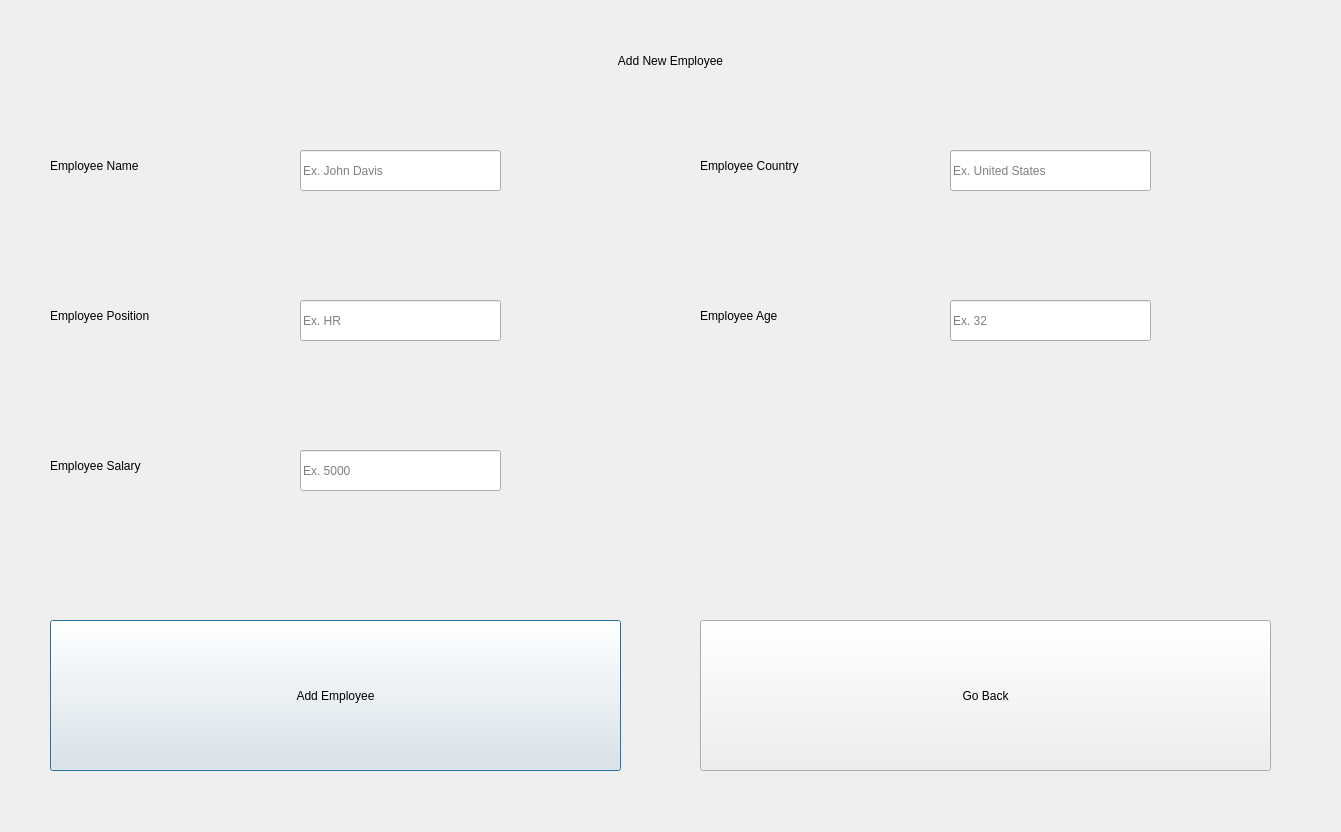
<?xml version="1.0" encoding="UTF-8"?>
<ui version="4.0">
 <class>Dialog</class>
 <widget class="QDialog" name="Dialog">
  <property name="geometry">
   <rect>
    <x>0</x>
    <y>0</y>
    <width>1341</width>
    <height>832</height>
   </rect>
  </property>
  <property name="windowTitle">
   <string>Dialog</string>
  </property>
  <widget class="QLabel" name="background">
   <property name="geometry">
    <rect>
     <x>0</x>
     <y>0</y>
     <width>1342</width>
     <height>833</height>
    </rect>
   </property>
   <property name="sizePolicy">
    <sizepolicy hsizetype="Expanding" vsizetype="Expanding">
     <horstretch>0</horstretch>
     <verstretch>0</verstretch>
    </sizepolicy>
   </property>
   <property name="styleSheet">
    <string notr="true">background-image: url(:/newPrefix/EmployeeBackground.png);</string>
   </property>
   <property name="text">
    <string/>
   </property>
   <property name="pixmap">
    <pixmap>../../../Pictures/EmployeeBackground.png</pixmap>
   </property>
   <property name="scaledContents">
    <bool>true</bool>
   </property>
   <property name="wordWrap">
    <bool>false</bool>
   </property>
  </widget>
  <widget class="QLabel" name="EmpLabel">
   <property name="geometry">
    <rect>
     <x>0</x>
     <y>0</y>
     <width>1341</width>
     <height>121</height>
    </rect>
   </property>
   <property name="styleSheet">
    <string notr="true">font: 87 26pt &quot;Segoe UI Black&quot;;</string>
   </property>
   <property name="text">
    <string>Add New Employee</string>
   </property>
   <property name="alignment">
    <set>Qt::AlignCenter</set>
   </property>
  </widget>
  <widget class="QPushButton" name="EmpButton">
   <property name="enabled">
    <bool>true</bool>
   </property>
   <property name="geometry">
    <rect>
     <x>50</x>
     <y>620</y>
     <width>571</width>
     <height>151</height>
    </rect>
   </property>
   <property name="styleSheet">
    <string notr="true">font: 87 15pt &quot;Segoe UI Black&quot;;</string>
   </property>
   <property name="text">
    <string>Add Employee</string>
   </property>
  </widget>
  <widget class="QLineEdit" name="EmpNameText">
   <property name="geometry">
    <rect>
     <x>300</x>
     <y>150</y>
     <width>201</width>
     <height>41</height>
    </rect>
   </property>
   <property name="tabletTracking">
    <bool>false</bool>
   </property>
   <property name="autoFillBackground">
    <bool>false</bool>
   </property>
   <property name="placeholderText">
    <string>Ex. John Davis</string>
   </property>
   <property name="clearButtonEnabled">
    <bool>true</bool>
   </property>
  </widget>
  <widget class="QLabel" name="EmpNameLabel">
   <property name="geometry">
    <rect>
     <x>50</x>
     <y>150</y>
     <width>241</width>
     <height>31</height>
    </rect>
   </property>
   <property name="styleSheet">
    <string notr="true">font: 87 15pt &quot;Segoe UI Black&quot;;</string>
   </property>
   <property name="text">
    <string>Employee Name</string>
   </property>
  </widget>
  <widget class="QLabel" name="EmpPositionLabel">
   <property name="geometry">
    <rect>
     <x>50</x>
     <y>300</y>
     <width>241</width>
     <height>31</height>
    </rect>
   </property>
   <property name="styleSheet">
    <string notr="true">font: 87 15pt &quot;Segoe UI Black&quot;;</string>
   </property>
   <property name="text">
    <string>Employee Position</string>
   </property>
  </widget>
  <widget class="QLineEdit" name="EmpPositionText">
   <property name="geometry">
    <rect>
     <x>300</x>
     <y>300</y>
     <width>201</width>
     <height>41</height>
    </rect>
   </property>
   <property name="placeholderText">
    <string>Ex. HR</string>
   </property>
   <property name="clearButtonEnabled">
    <bool>true</bool>
   </property>
  </widget>
  <widget class="QLabel" name="EmpSalaryLabel">
   <property name="geometry">
    <rect>
     <x>50</x>
     <y>450</y>
     <width>241</width>
     <height>31</height>
    </rect>
   </property>
   <property name="styleSheet">
    <string notr="true">font: 87 15pt &quot;Segoe UI Black&quot;;</string>
   </property>
   <property name="text">
    <string>Employee Salary</string>
   </property>
  </widget>
  <widget class="QLineEdit" name="EmpSalaryText">
   <property name="geometry">
    <rect>
     <x>300</x>
     <y>450</y>
     <width>201</width>
     <height>41</height>
    </rect>
   </property>
   <property name="whatsThis">
    <string>ref</string>
   </property>
   <property name="inputMask">
    <string/>
   </property>
   <property name="placeholderText">
    <string>Ex. 5000</string>
   </property>
   <property name="clearButtonEnabled">
    <bool>true</bool>
   </property>
  </widget>
  <widget class="QPushButton" name="GoBackButton">
   <property name="enabled">
    <bool>true</bool>
   </property>
   <property name="geometry">
    <rect>
     <x>700</x>
     <y>620</y>
     <width>571</width>
     <height>151</height>
    </rect>
   </property>
   <property name="styleSheet">
    <string notr="true">font: 87 15pt &quot;Segoe UI Black&quot;;</string>
   </property>
   <property name="text">
    <string>Go Back</string>
   </property>
  </widget>
  <widget class="QLabel" name="EmpCountryLabel">
   <property name="geometry">
    <rect>
     <x>700</x>
     <y>150</y>
     <width>241</width>
     <height>31</height>
    </rect>
   </property>
   <property name="styleSheet">
    <string notr="true">font: 87 15pt &quot;Segoe UI Black&quot;;</string>
   </property>
   <property name="text">
    <string>Employee Country</string>
   </property>
  </widget>
  <widget class="QLineEdit" name="EmpCountryText">
   <property name="geometry">
    <rect>
     <x>950</x>
     <y>150</y>
     <width>201</width>
     <height>41</height>
    </rect>
   </property>
   <property name="tabletTracking">
    <bool>false</bool>
   </property>
   <property name="autoFillBackground">
    <bool>false</bool>
   </property>
   <property name="placeholderText">
    <string>Ex. United States</string>
   </property>
   <property name="clearButtonEnabled">
    <bool>true</bool>
   </property>
  </widget>
  <widget class="QLabel" name="EmpAgeLabel">
   <property name="geometry">
    <rect>
     <x>700</x>
     <y>300</y>
     <width>241</width>
     <height>31</height>
    </rect>
   </property>
   <property name="styleSheet">
    <string notr="true">font: 87 15pt &quot;Segoe UI Black&quot;;</string>
   </property>
   <property name="text">
    <string>Employee Age</string>
   </property>
  </widget>
  <widget class="QLineEdit" name="EmpAgeText">
   <property name="geometry">
    <rect>
     <x>950</x>
     <y>300</y>
     <width>201</width>
     <height>41</height>
    </rect>
   </property>
   <property name="whatsThis">
    <string>ref</string>
   </property>
   <property name="inputMask">
    <string/>
   </property>
   <property name="text">
    <string/>
   </property>
   <property name="placeholderText">
    <string>Ex. 32</string>
   </property>
   <property name="clearButtonEnabled">
    <bool>true</bool>
   </property>
  </widget>
 </widget>
 <resources/>
 <connections/>
</ui>
